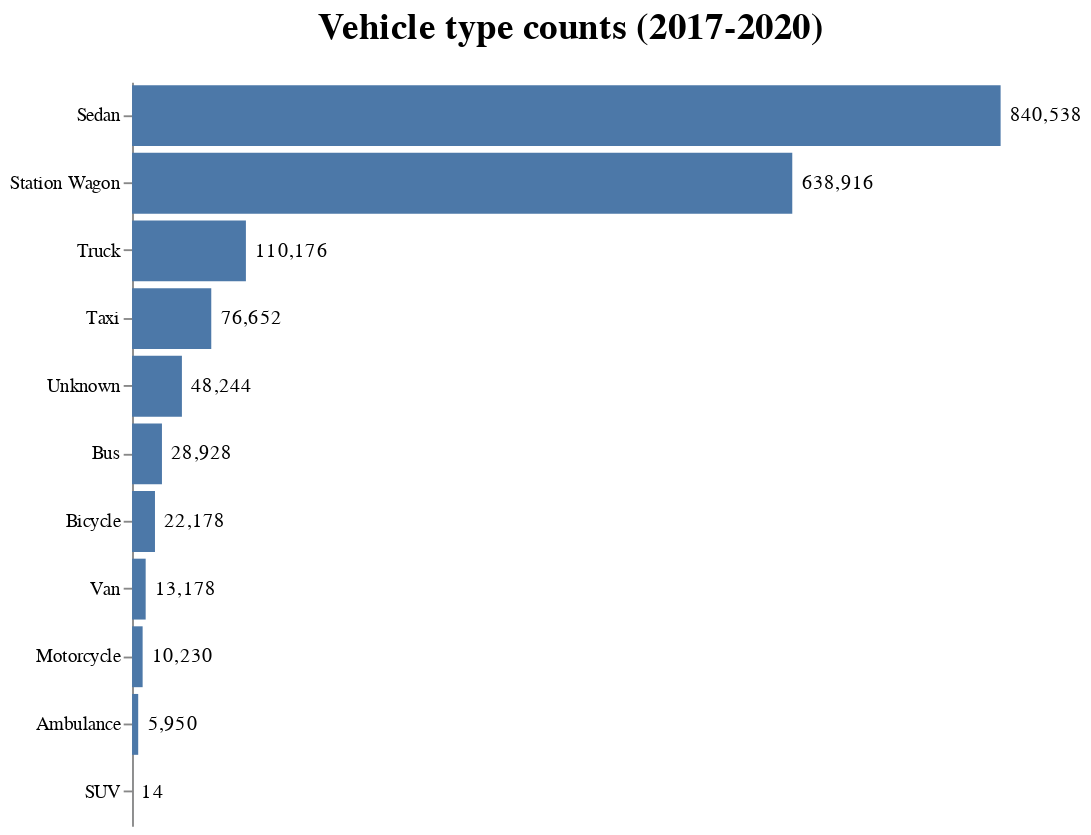

Notebook source saved alongside this figure:
### Markdown cell above
### Vehicle Type Analysis

### Code cell
# Visualize the vehicle types

# Create a function for plotting vehicle types
def vehicle_type_viz_func(w, h, dx):

    # Enable the default theme
    alt.themes.enable("default")

    # Create a bar chart
    vehicle_type_viz = (
        alt.Chart(vehicle_type_count)
        .mark_bar()
        .encode(
            # encode x and hide the axis
            x=alt.X("counts", title=None, axis=None),
            # encode y
            y=alt.Y("vehicle_type:N", sort="-x", title=None),
        )
    )

    # Encode the counts to text
    text_top = vehicle_type_viz.mark_text(
        align="left",
        baseline="middle",
        dx=5,  # Nudges text to right so it doesn't appear on top of the bar
    ).encode(
        text=alt.Text("counts:Q", format=",.0f")  # Format numbers with commas
    )

    # Layer the vehicle type and text charts
    vehicle_type_chart = alt.layer(vehicle_type_viz + text_top).properties(
        # Set the title parameters
        title=alt.TitleParams(
            text=["Vehicle type counts (2017-2020)"],  # Set a title for the chart
            align="left",  # Align the title so it is centered
            anchor="middle",  # Align the title so it is centered
            dx=dx,  # Align the title so it is centered
            dy=-15,  # Adjust the y position of the title
            fontSize=20,
        ),
        width=w,  # Set the width
        height=h,  # Set the height
    )

    return vehicle_type_chart


# View the results with no border
vehicle_type_viz_func(500, 400, -150).configure_view(strokeWidth=0)

### Figure 1 — Vega-Lite specification as saved in the notebook (floating-point values rounded to 4 significant figures)
{"config": {"view": {"continuousWidth": 400, "continuousHeight": 300, "strokeWidth": 0}}, "layer": [{"layer": [{"mark": "bar", "encoding": {"x": {"axis": null, "field": "counts", "title": null, "type": "quantitative"}, "y": {"field": "vehicle_type", "sort": "-x", "title": null, "type": "nominal"}}}, {"mark": {"type": "text", "align": "left", "baseline": "middle", "dx": 5}, "encoding": {"text": {"field": "counts", "format": ",.0f", "type": "quantitative"}, "x": {"axis": null, "field": "counts", "title": null, "type": "quantitative"}, "y": {"field": "vehicle_type", "sort": "-x", "title": null, "type": "nominal"}}}]}], "data": {"name": "data-05ba740cb00b79f729fe6efa42f48db1"}, "height": 400, "title": {"text": ["Vehicle type counts (2017-2020)"], "align": "left", "anchor": "middle", "dx": -150, "dy": -15, "fontSize": 20}, "width": 500, "$schema": "https://vega.github.io/schema/vega-lite/v4.17.0.json", "datasets": {"data-05ba740cb00b79f729fe6efa42f48db1": [{"vehicle_type": "Sedan", "counts": 840538}, {"vehicle_type": "Station Wagon", "counts": 638916}, {"vehicle_type": "Truck", "counts": 110176}, {"vehicle_type": "Taxi", "counts": 76652}, {"vehicle_type": "Unknown", "counts": 48244}, {"vehicle_type": "Bus", "counts": 28928}, {"vehicle_type": "Bicycle", "counts": 22178}, {"vehicle_type": "Van", "counts": 13178}, {"vehicle_type": "Motorcycle", "counts": 10230}, {"vehicle_type": "Ambulance", "counts": 5950}, {"vehicle_type": "SUV", "counts": 14}]}}
